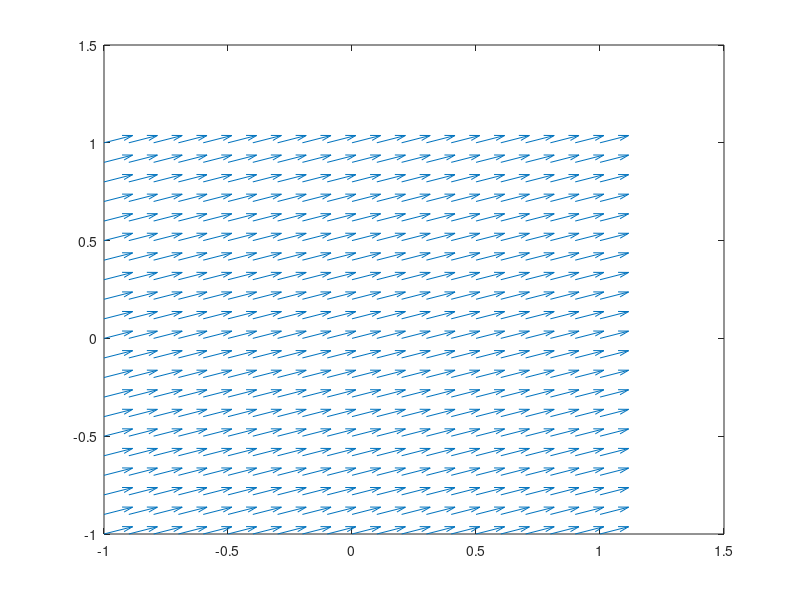

MATLAB code to generate this figure:
[x,y] = meshgrid(-1:0.1:1,-1:0.1:1);
% u = 2+cos(2*pi*x);
% v = 2+sin(2*pi*y);
u=-cos(pi*(x+1/2))*sin(3*pi/8*y);
v=sin(pi*(x+1/2))*cos(3*pi/8*y);
figure
quiver(x,y,u,v)